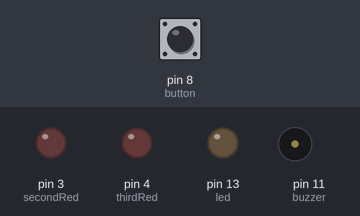
A sketch run on a simulated Arduino Uno, built with avr-gcc and run on an emulated ATmega328P. Shown: output pins drawn as LEDs (lit = HIGH), buzzer (waves = sounding). The inputs (shaded band) are chosen by the test bench; at power-on: pin 8 (button) LOW. Pins used as bus, display or sensor lines are not drawn.

Above: at 1.2 s.
1.3 s: pin 8 (button) pulled HIGH for 3.2 s
At 3.1 s:
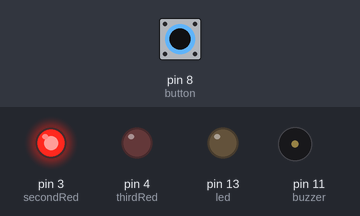
At 3.9 s:
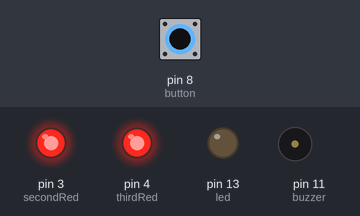
Timing chart, 0 to 7.6 s (numbered marks = the images above; inputs shaded):
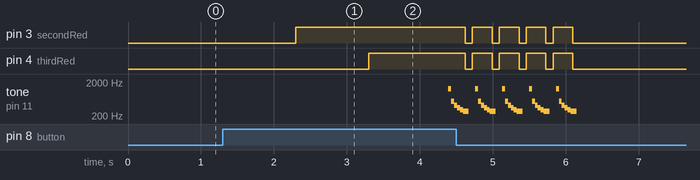

The sketch:

ArduinoTammyGuetermanGun.ino
```cpp
// (licence header left out)
// Pin 13 has an LED connected on most Arduino boards.
// give it a name:
int led = 13;
int firstRed = 2;
int secondRed = 3;
int thirdRed = 4;
int buzzer = 11;
int button = 8;
int currState = LOW;
int prevState = HIGH;
int iteration = 0;

// the setup routine runs once when you press reset:
void setup() {
  // initialize the digital pin as an output.
  pinMode(led, OUTPUT);
  pinMode(firstRed, OUTPUT);
  pinMode(secondRed, OUTPUT);
  pinMode(thirdRed, OUTPUT);
  pinMode(buzzer, OUTPUT);
  pinMode(button, INPUT);
  Serial.begin(9600);
}

void test_PWM_all() {
  for (int i= 0; i <= 255; ++i) {
        analogWrite(buzzer,i);
        Serial.print("Valor de i: ");Serial.println(i);
        delay(100);
      }
}

void test_PWM_range(int i, int j){
  analogWrite(buzzer, i);
  delay(500);
  ++i;
  while(i < j) {
        analogWrite(buzzer,i);
        Serial.print("Valor de i: ");Serial.println(i);
        //delay(100);
        i=i+2;
      }
}

void gunfire1() {
  for (int i = 0; i < 5; ++i) {
        //noTone(buzzer);
        delay(50);
        gunfire2();
        delay(50);
      }
}

void gunfire2() {
  digitalWrite(firstRed, HIGH);
  digitalWrite(secondRed, HIGH);
  digitalWrite(thirdRed, HIGH);
  for (int i=1;i<2000;i+=15) {
    digitalWrite(buzzer, HIGH);
    delayMicroseconds(i);
    digitalWrite(buzzer, LOW);
    delayMicroseconds(i);
  }
  digitalWrite(firstRed, LOW);
  digitalWrite(secondRed, LOW);
  digitalWrite(thirdRed, LOW);
}

// the loop routine runs over and over again forever:
void loop() {
  currState = digitalRead(button);
  if (currState == 1){
    digitalWrite(firstRed+iteration, HIGH);
    //if (iteration == 0) tone(buzzer, 100);
    delay(1000);
    ++iteration;
    if (iteration == 3) {
      //tone(buzzer, 700,200);
      //test_PWM_all();
      //test_PWM_range(135, 150);
      gunfire1();
      noTone(buzzer);
      digitalWrite(firstRed, LOW);
      digitalWrite(secondRed, LOW);
      digitalWrite(thirdRed, LOW);
      iteration = 0;
      delay(1000);
    }
  }
  else {
    digitalWrite(firstRed, LOW);
    digitalWrite(secondRed, LOW);
    digitalWrite(thirdRed, LOW);
    iteration = 0;
    //noTone(buzzer);
    analogWrite(buzzer, 0);
  }
  prevState = currState;

}
```

Measured:
- after the input at 1.3 s, pin 3 (secondRed): LOW → HIGH after 1.0 s, then repeats every 0.37 s: LOW 0.10 s, HIGH 0.27 s, until it stays LOW from 6.1 s; pin 4 (thirdRed): LOW → HIGH after 2.0 s, then repeats every 0.37 s: LOW 0.10 s, HIGH 0.27 s, until it stays LOW from 6.1 s
